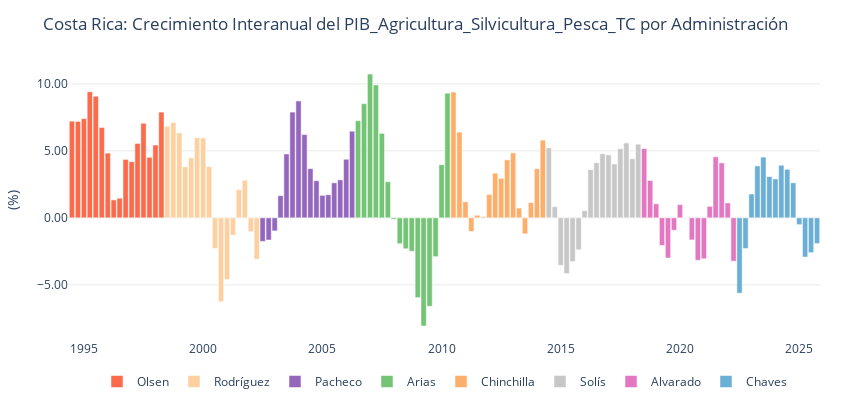

The cell this chart's notebook holds for it:
### Code cell
# datos
df = pib_ind

df.info()

print('\n')

#df.columns = df.columns.str.replace('_TC', '')
col = 'PIB_Agricultura_Silvicultura_Pesca_TC'
statistic = 'mean'
df = df[df['Label'] != 'Calderón']

fig_pib_label = plot_timeseries_bars(
    df=df,
    start = '1994-06-30',
    y_col=col,
    category_col="Label",
    title=f"Costa Rica: Crecimiento Interanual del {col} por Administración",
    x_title="",
    y_title="(%)",
    y_round=2,
    y_suffix="",
    width=850,
    height=420,
    zero_line=False,
    showlegend=True,
    colors=presidential_colors,
    template='plotly_white',
    show_y_grid=True
)

fig_pib_label.show()

stats_by_admin = compute_basic_statistics(df, value_col=col, groupby_col='Label')
stats_by_admin = stats_by_admin.sort_values(by = statistic, ascending = False).round(2)
display(stats_by_admin[[statistic]].transpose())
